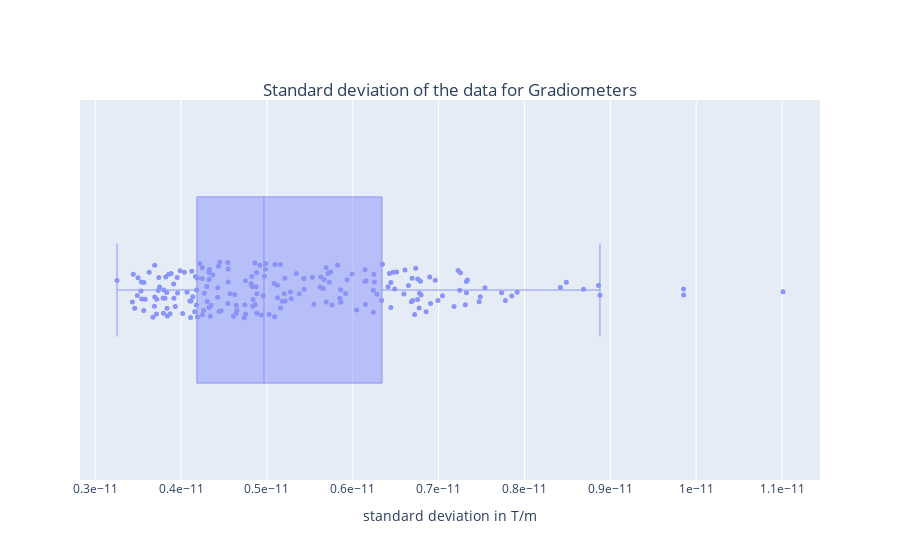

Notebook cell for this chart:
### Code cell
fig_m, fig_path_m=boxplot_std_hovering_plotly(std_data=rmse_grads, tit='Gradiometers', channel_names=grads, sid='1')

### Figure 1 — Plotly figure (JSON) as saved in the notebook; plotly's stock layout.template omitted (floating-point values rounded to 4 significant figures; data arrays with more than 128 entries replaced by an {"elided": "..."} marker saying what was removed)
{"data": [{"boxpoints": "all", "hovertemplate": "%{text}<br>STD: %{x: .0f}", "line": {"width": 1}, "marker": {"size": 5}, "name": "", "opacity": 0.7, "pointpos": 0, "text": {"elided": "204 str values"}, "type": "box", "x": {"elided": "204 float values"}}], "layout": {"title": {"text": "Standard deviation of the data for Gradiometers", "x": 0.5, "xanchor": "center", "y": 0.85, "yanchor": "top"}, "xaxis": {"exponentformat": "e", "showexponent": "all", "title": {"text": "standard deviation in T/m"}}, "yaxis": {"showticklabels": false, "visible": false}}}
